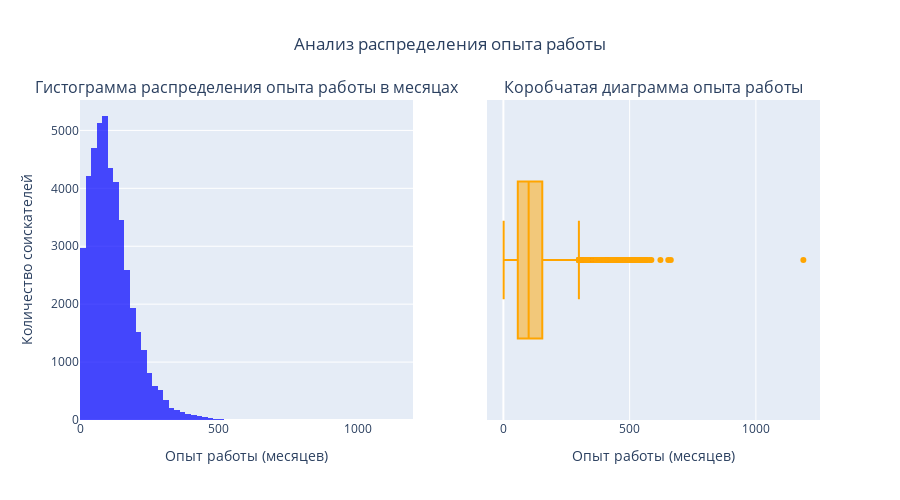

Notebook code cell kept with this figure:
### Markdown cell above
2. Постройте распределение признака **"Опыт работы (месяц)"**. Опишите данное распределение, отвечая на следующие вопросы: чему равна мода распределения, каковы предельные значения признака, в каком примерном интервале находится опыт работы большинства соискателей? Есть ли аномалии для признака опыта работы, какие значения вы бы причислили к их числу?
*Совет: постройте гистограмму и коробчатую диаграмму рядом.*

### Code cell
# Создаем гистограмму, шаг один год от мин к макс значеню
fig1 = px.histogram(
    hh_df, 
    x='Опыт работы (месяц)',
    nbins = 100,
    opacity = 0.7,
    color_discrete_sequence=['blue']
)

# Создаем коробчатую диаграмму
fig2 = px.box(
    hh_df,
    x = 'Опыт работы (месяц)',
    color_discrete_sequence = ['orange']
)

# Объединяем в один график
fig = make_subplots(
    rows = 1, cols = 2,
    subplot_titles = ('Гистограмма распределения опыта работы в месяцах', 'Коробчатая диаграмма опыта работы'),
)
fig.add_trace(fig1.data[0], row = 1, col = 1)
fig.add_trace(fig2.data[0], row = 1, col = 2)

# Заголовок
fig.update_layout(
    title_text = 'Анализ распределения опыта работы',
    title_x = 0.5,
    height = 500
)

fig.update_xaxes(title_text='Опыт работы (месяцев)', row = 1, col = 1)
fig.update_yaxes(title_text='Количество соискателей', row = 1, col = 1)
fig.update_xaxes(title_text='Опыт работы (месяцев)', row = 1, col = 2)

fig.show()
#print(hh_df['Опыт работы (месяц)'].mode())

### Figure 1 — Plotly figure (JSON) as saved in the notebook; plotly's stock layout.template omitted (floating-point values rounded to 4 significant figures; data arrays with more than 128 entries replaced by an {"elided": "..."} marker saying what was removed)
{"data": [{"bingroup": "x", "hovertemplate": "Опыт работы (месяц)=%{x}<br>count=%{y}<extra></extra>", "legendgroup": "", "marker": {"color": "blue", "opacity": 0.7, "pattern": {"shape": ""}}, "name": "", "nbinsx": 100, "orientation": "v", "showlegend": false, "type": "histogram", "x": {"elided": "44744 float values"}, "xaxis": "x", "yaxis": "y"}, {"alignmentgroup": "True", "hovertemplate": "Опыт работы (месяц)=%{x}<extra></extra>", "legendgroup": "", "marker": {"color": "orange"}, "name": "", "notched": false, "offsetgroup": "", "orientation": "h", "showlegend": false, "type": "box", "x": {"elided": "44744 float values"}, "x0": " ", "xaxis": "x2", "y0": " ", "yaxis": "y2"}], "layout": {"annotations": [{"font": {"size": 16}, "showarrow": false, "text": "Гистограмма распределения опыта работы в месяцах", "x": 0.225, "xanchor": "center", "xref": "paper", "y": 1, "yanchor": "bottom", "yref": "paper"}, {"font": {"size": 16}, "showarrow": false, "text": "Коробчатая диаграмма опыта работы", "x": 0.775, "xanchor": "center", "xref": "paper", "y": 1, "yanchor": "bottom", "yref": "paper"}], "height": 500, "title": {"text": "Анализ распределения опыта работы", "x": 0.5}, "xaxis": {"anchor": "y", "domain": [0, 0.45], "title": {"text": "Опыт работы (месяцев)"}}, "xaxis2": {"anchor": "y2", "domain": [0.55, 1], "title": {"text": "Опыт работы (месяцев)"}}, "yaxis": {"anchor": "x", "domain": [0, 1], "title": {"text": "Количество соискателей"}}, "yaxis2": {"anchor": "x2", "domain": [0, 1]}}}
